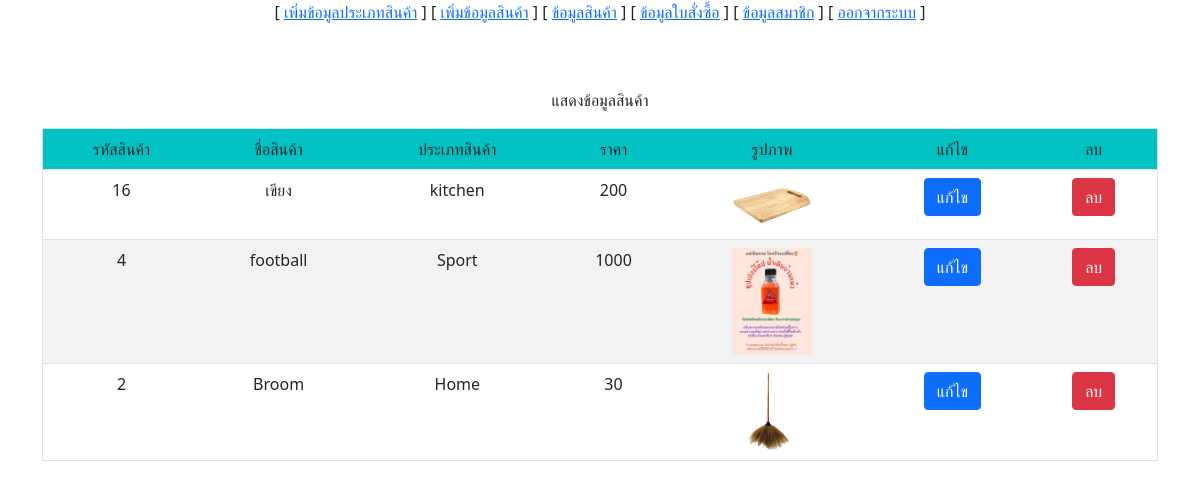
The page /admin_product.php (signed in) on the database its author committed.
### tables this page shows
CREATE TABLE IF NOT EXISTS `product` (
  `product_id` int(11) NOT NULL AUTO_INCREMENT,
  `product_name` varchar(60) DEFAULT NULL,
  `type_id` int(11) DEFAULT NULL,
  `product_detail` text DEFAULT NULL,
  `product_price` int(11) DEFAULT NULL,
  `product_image` varchar(60) DEFAULT NULL,
  PRIMARY KEY (`product_id`)
);

CREATE TABLE IF NOT EXISTS `product_type` (
  `type_id` int(11) NOT NULL AUTO_INCREMENT,
  `type_name` varchar(30) DEFAULT NULL,
  PRIMARY KEY (`type_id`)
);

### admin_product.php (the view, shortened to what this page needs)
<?php
include('bootstrap.php');
include "admin_menu.php";
?>
<html>
<body><br><br>
<div class="container">
<p align="center">แสดงข้อมูลสินค้า</p>
    <table width="700" border="1" align="center" class="table table-striped">
        <tr bgcolor="#00CCCC" align="center">
            <td>รหัสสินค้า</td>
            <td>ชื่อสินค้า</td>
            <td>ประเภทสินค้า</td>
            <td>ราคา</td>
            <td>รูปภาพ</td>
            <td>แก้ไข</td>
            <td>ลบ</td>
        </tr>
        <?php
        include("connect.php");
        $sql = "select * from product inner join product_type where  product.type_id = product_type.type_id order by product_id desc";
        $ex = mysqli_query($conn, $sql);
        while($rs = mysqli_fetch_array($ex)) {
        ?>
        </div>
            <tr align="center">
                <td><?= $rs['product_id'] ?></td>
                <td><?= $rs['product_name'] ?></td>
                <td><?= $rs['type_name'] ?></td>
                <td><?= $rs['product_price'] ?></td>
                <td><img src="images/<?= $rs['product_image'] ?>" width="80"></td>
                <td><a href=admin_edit1_product.php?id=<?= $rs['product_id'] ?> class="btn btn-primary">แก้ไข
                    </a></td>
                <td><a href=admin_delete_product.php?id=<?= $rs['product_id'] ?> onclick="return confirm('ยืนยันการลบข้อมูล?')" class="btn btn-danger">ลบ</a></td>
            </tr>
        <?php
        }
        ?>
    <p>&nbsp;</p>
</body>
</html>

### bootstrap.php (shortened to what this page needs)
<!DOCTYPE html>
<html lang="en">
<head>
    <link rel="stylesheet" href="css/bootstrap.min.css">
    <link rel="stylesheet" href="../css/bootstrap.min.css">
</head>
<body>
</body>
</html>

### admin_menu.php
<p align="center">
    [ <a href="admin_product_type.php">เพิ่มข้อมูลประเภทสินค้า</a> ]
    [ <a href="admin_add_product.php">เพิ่มข้อมูลสินค้า</a> ]
    [ <a href="admin_product.php">ข้อมูลสินค้า</a> ]
    [ <a href="admin_order.php">ข้อมูลใบสั่งซื้อ</a> ]
    [ <a href="admin_member.php">ข้อมูลสมาชิก</a> ]
    [ <a href="admin_logout.php">ออกจากระบบ</a> ]
</p>

### rows shown on the page
product: product_id "16", product_name "เขียง", type.type_name "kitchen", product_price "200", product_image (picture)
product: product_id "4", product_name "football", type.type_name "Sport", product_price "1000", product_image (picture)
product: product_id "2", product_name "Broom", type.type_name "Home", product_price "30", product_image (picture)
